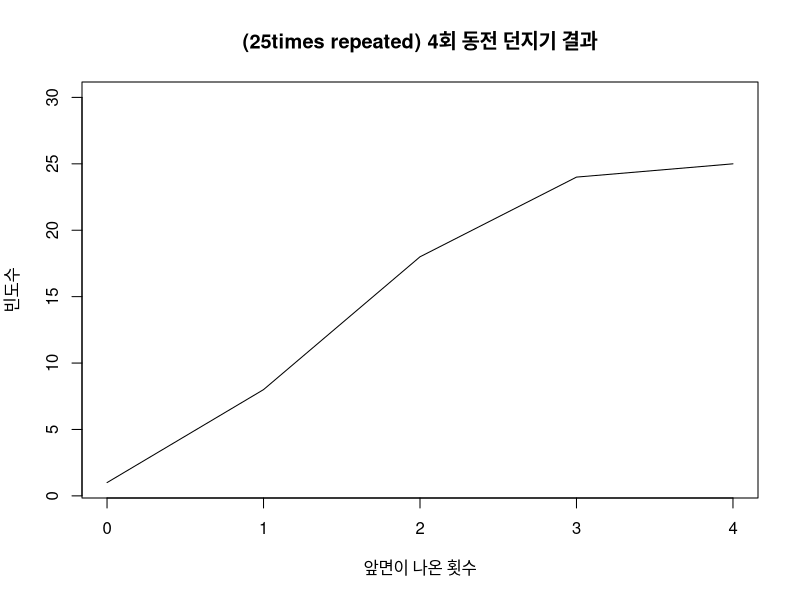
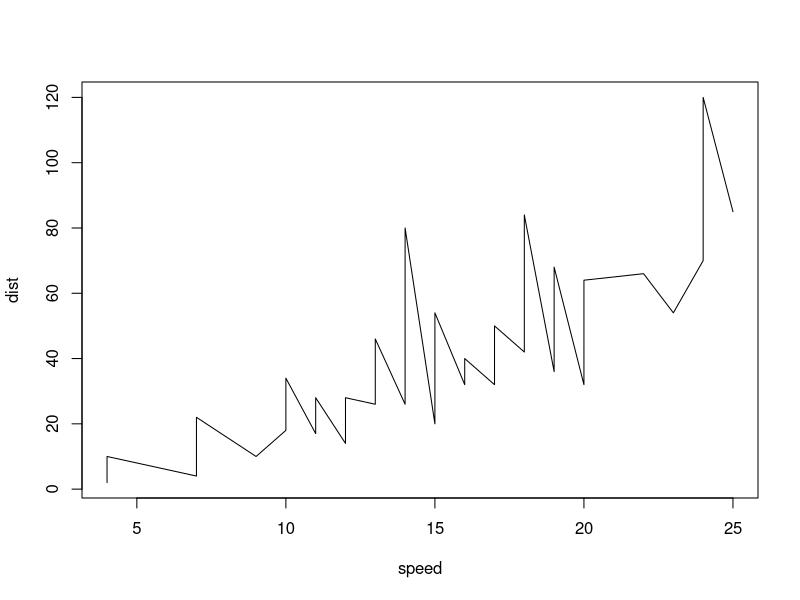
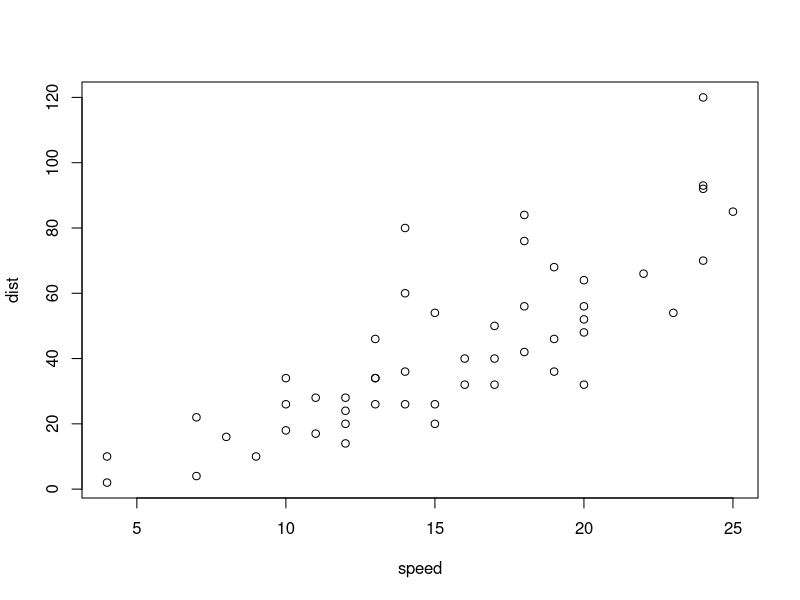
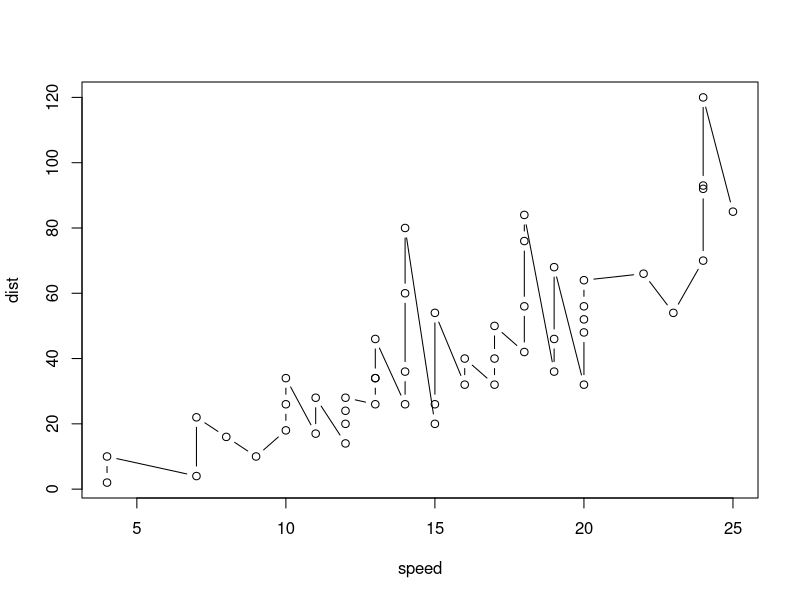
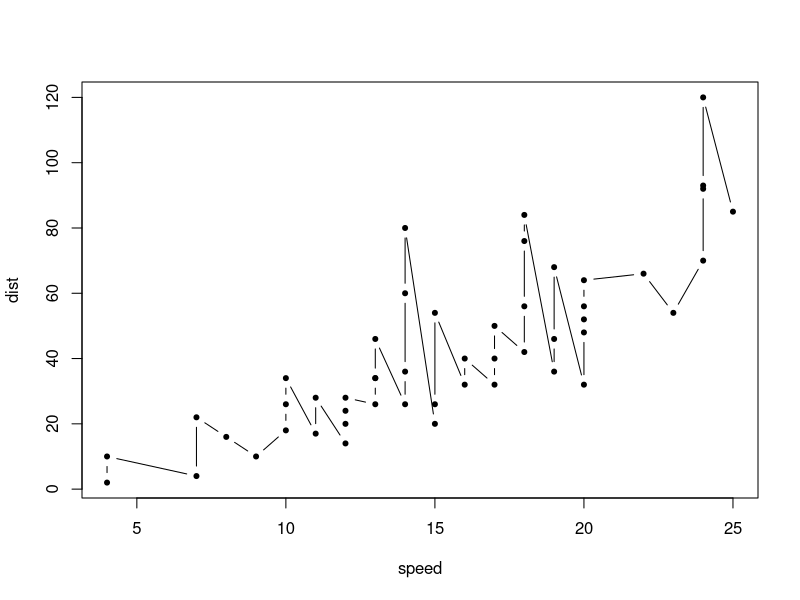
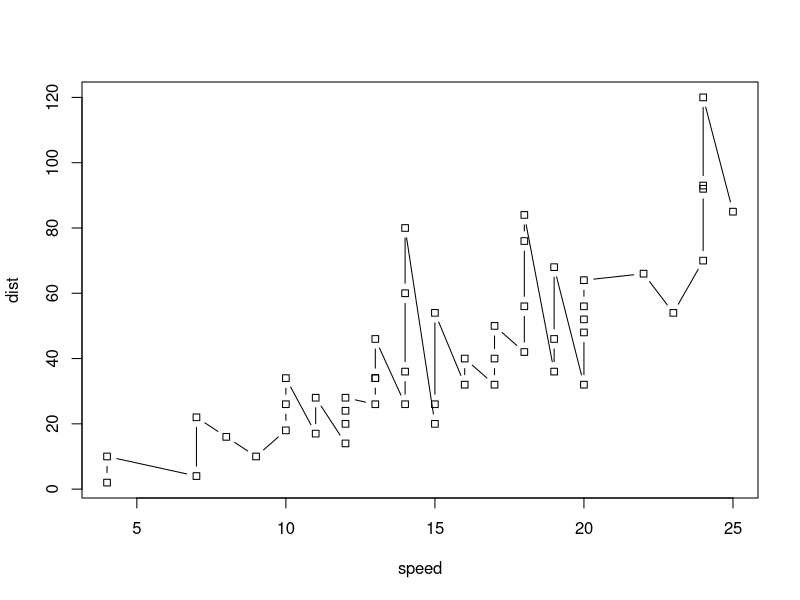
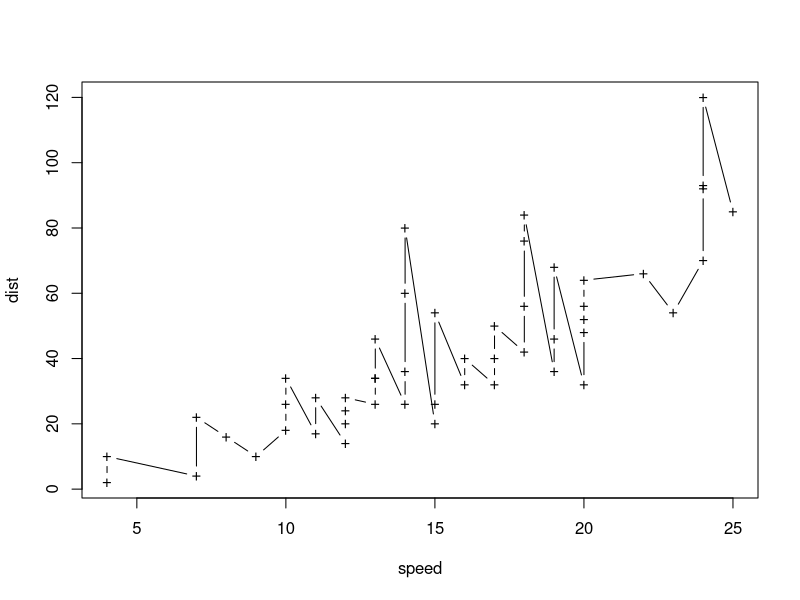
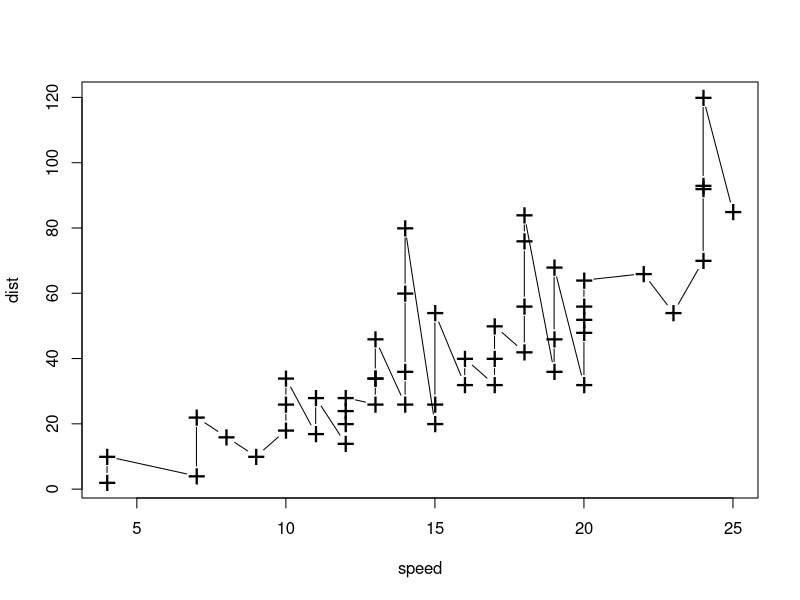

Generate these figures, in order, with R:
## ---- chunk 1
x <- matrix(1:4, nrow = 2, ncol = 2, byrow = FALSE, dimnames = NULL)
y <- matrix(5:8, nrow = 2, ncol = 2, byrow = TRUE, dimnames = NULL)
x + y
x - y
x * y
x / y
x ^ y
x %*% y
## ---- chunk 2
m = matrix(c(1:9), nrow = 3, ncol = 3)
y = t(m)
m * y
print('======')
det(m)
det(y)
## ---- chunk 3
v1 <- c(2, 1, 3)
v2 <- c(1, 2, 3)
v1 %*% v2 #내접 계산
crossprod(v1 , v2) #원래는 외접계산인데 내접으로 계산됨
## ---- chunk 4
data(iris)
split(iris, iris$Species)
lapply(split(iris$Sepal.Length, iris$Species), mean)
## ---- chunk 5
x <- data.frame(name = c("a", "b", "c"), math = c(1, 2, 3))
y <- data.frame(name = c("c", "b", "z"), english = c(4, 5, 6))
merge(x, y)
merge(x, y, by = "name")
merge(x, y, all = TRUE)
merge(x, y, all.x = TRUE)
merge(x, y, all.y = TRUE)
## ---- chunk 6
#subset(iris, select = (Species == "setosa"))
subset(iris, subset = (Species == "setosa"))
subset(iris, subset = (Species == "setosa" & Sepal.Length > 5.0))
# subset(iris, select = c(Sepal.Length, Species))
# subset(iris, select = -c(Sepal.Length, Species))
# iris[, !names(iris) %in% c("Sepal.Length", "Species")]
# iris[, names(iris) %in% c("Sepal.Length", "Species")]
## ---- chunk 7
data(mtcars)
head(mtcars)
str(mtcars)
mtcars
## ---- chunk 8
subset(mtcars, cyl >= 4 & cyl <= 6)[c("mpg", "cyl", "am")]
# do not need subset= in ()
subset(mtcars, subset = (cyl >= 4 & cyl <= 6))[c("mpg", "cyl", "am")]
subset(mtcars, subset = (cyl >= 4 & cyl <= 6), select = c(mpg, cyl, am))
subset(mtcars, subset = (cyl %in% c(4, 5, 6)), select = c(mpg, cyl, am))

subset(mtcars, am == 0)["am"]
subset(mtcars, subset = (am == 0))["am"]

subset(mtcars, subset = (mpg > 20))["mpg"]

mean(mtcars$hp) #146.6875
subset(mtcars, subset = (hp >= mean(mtcars$hp)))["hp"]
subset(mtcars, hp >= mean(mtcars$hp))["hp"]

subset(mtcars, am == 0 & cyl %in% c(4, 6))["mpg"]
# result above are different
a <- subset(mtcars, am == 0 & cyl == c(4, 6))["mpg"]
b <- sum(a)
b / 5

mean(subset(mtcars, am == 0 & cyl %in% c(4, 6))$mpg)
## ---- chunk 9
NROW(mtcars)
names(mtcars)
class(mtcars)
sapply(mtcars, class)
mean(mtcars$mpg)
x_1 <- (max(mtcars$mpg) - mtcars$mpg) / max(mtcars$mpg - min(mtcars$mpg))
x_1
x_2 <- with(mtcars, (max(mpg) - mpg) / max(mpg - min(mpg)))

attach(mtcars)
x_3 <- (max(mpg) - mpg) / max(mpg -min(mpg))
x_3
detach(mtcars)
search()
## ---- chunk 10
x <- data.frame(val = c(1, 2, 3, 4, NA, 5, NA))
x1 <- within(x, (val <- ifelse(is.na(val), median(val, na.rm = TRUE), val))) # keeps origin's format
x2 <- with(x, (val <- ifelse(is.na(val), median(val, na.rm = TRUE), val))) # transforms origin's format
x
x1
x2
x$val[is.na(x$val)] <- median(x$val, na.rm = TRUE)
x
## ---- chunk 11
data(airquality)
head(airquality)
transform(airquality, Ozone = -Ozone)
transform(airquality, new = -Ozone, Temp = Temp -32 / 1.8)
transform(airquality, logOzone = log(Ozone))
## ---- chunk 12
coin <- c(2, 2, 0, 1, 1, 1, 2, 3, 1, 2, 2, 3, 3, 4, 1, 3, 2, 3, 3, 1, 2, 2, 1, 2, 2) # 25 times
coin.freq <- table(coin)
coin.freq
#freq <- table(coin)
cumfreq <- cumsum(coin.freq)
plot(0:4, cumfreq, main = "(25times repeated) 4회 동전 던지기 결과", xlab = "앞면이 나온 횟수", ylab = "빈도수", ylim = c(1, 30), type = "l")
## ---- chunk 13
str(cars)
head(cars)
plot(cars, type = "l")
plot(cars, type = "p")
plot(cars, type = "b")
plot(cars, type = "b", pch = 20)
plot(cars, type = "b", pch = 22)
plot(cars, type = "b", pch = "+")
plot(cars, type = "b", pch = "+", cex = 2)
plot(cars, pch = "+", type = "l", cex = 2, lty = "dotdash")
## ---- chunk 14
salary = rnorm(100, 250, 100)
hist(salary, main = "company's employee wage", xlab = "wage", ylab = "freq", col = "lightblue", breaks = 5)

# continuous var
data <- rnorm(40, 20, 15)
#hist(data, freq = FALSE, col = "orange", main = "Histogram", xlab = "x", ylab = "f(x)", yaxs = "i", xaxs = "i", breaks = seq(-10, 80, l = 6))
hist(data, freq = FALSE, col = "orange", main = "Histogram", xlab = "x", ylab = "f(x)", yaxs = "i", xaxs = "i")

# discrete var
barplot(coin.freq, xlab = "head freq", ylab = "freq", main = "4")
## ---- chunk 15
x <- (0:20) * pi / 10
y <- cos(x)

ysin <- sin(x)

plot(x, y); text(3, 0, "cos(x)")

plot(x ,ysin); text(5, 0, "sin(x)")
## ---- chunk 16
d <- density(mtcars$mpg)
plot(d); polygon(d, col= "red", border = "blue")
## ---- chunk 17
ret = boxplot(iris$Sepal.Width)

hist(iris$Sepal.Width, freq = FALSE)
lines(density(iris$Sepal.Width))
rug(iris$Sepal.Width)
rug(jitter(iris$Sepal.Width))
